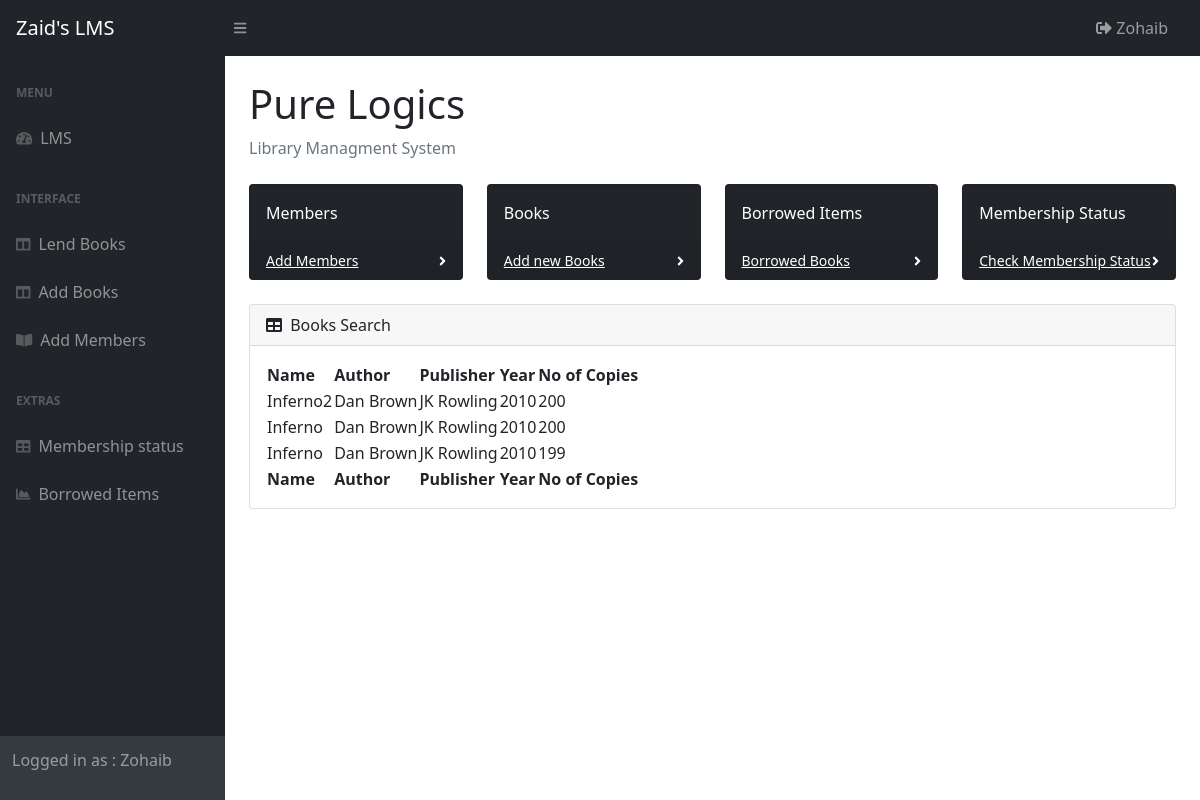
The page /index.php (signed in) on the database its author committed.
### tables this page shows
CREATE TABLE `books` (
  `book_id` int(11) NOT NULL,
  `title` varchar(255) NOT NULL,
  `year` int(11) NOT NULL,
  `genre` varchar(255) NOT NULL,
  `author_name` varchar(255) NOT NULL,
  `publisher_name` varchar(255) NOT NULL,
  `no_of_copies` int(11) NOT NULL,
  `created_at` timestamp NOT NULL DEFAULT CURRENT_TIMESTAMP
);

### index.php (the view, shortened to what this page needs)
<?php
    include 'include/connection.php';
?>
<!DOCTYPE html>
<html lang="en">
    <head>
        <link href="https://cdn.jsdelivr.net/npm/simple-datatables@latest/dist/style.css" rel="stylesheet" />
        <link href="css/styles.css" rel="stylesheet" />
    </head>
    <body class="sb-nav-fixed">
        <?php include 'include/navigationbar.php'; ?>
        <div id="layoutSidenav">
                <?php include 'include/sidebar.php'; ?>
            </div>
            <div id="layoutSidenav_content">
                <main>
                    <div class="container-fluid px-4">
                        <h1 class="mt-4">Pure Logics </h1>
                        <ol class="breadcrumb mb-4">
                            <li class="breadcrumb-item active">Library Managment System</li>
                        </ol>
                        <?php echo $_SESSION['lms']['member_type'] == 'Admin' ? '
                        <div class="row">
                            <div class="col-xl-3 col-md-6">
                                <div class="card bg-dark text-white mb-4">
                                    <div class="card-body"></i>Members</div>
                                    <div class="card-footer d-flex align-items-center justify-content-between">
                                        <a class="small text-white stretched-link" href="members.php" > Add Members</a>
                                        <div class="small text-white"><i class="fas fa-angle-right"></i></div>
                                    </div>
                                </div>
                            </div>
                            <div class="col-xl-3 col-md-6">
                                <div class="card bg-dark text-white mb-4">
                                    <div class="card-body">Books</div>
                                    <div class="card-footer d-flex align-items-center justify-content-between">
                                        <a class="small text-white stretched-link" href="books.php">Add new Books</a>
                                        <div class="small text-white"><i class="fas fa-angle-right"></i></div>
                                    </div>
                                </div>
                            </div>
                            <div class="col-xl-3 col-md-6">
                                <div class="card bg-dark text-white mb-4">
                                    <div class="card-body">Borrowed Items</div>
                                    <div class="card-footer d-flex align-items-center justify-content-between">
                                        <a class="small text-white stretched-link" href="borrowed_books.php">Borrowed Books</a>
                                        <div class="small text-white"><i class="fas fa-angle-right"></i></div>
                                    </div>
                                </div>
                            </div>
                            <div class="col-xl-3 col-md-6">
                                <div class="card bg-dark text-white mb-4">
                                    <div class="card-body">Membership Status</div>
                                    <div class="card-footer d-flex align-items-center justify-content-between">
                                        <a class="small text-white stretched-link" href="member_status.php">Check Membership Status</a>
                                        <div class="small text-white"><i class="fas fa-angle-right"></i></div>
                                    </div>
                                </div>
                            </div>
                        </div>' : ''; ?>
                        <?php
                        $sql = 'SELECT * FROM books ORDER BY created_at';
                        $result = mysqli_query($conn, $sql);
                        $books = mysqli_fetch_all($result, MYSQL_ASSOC);
                        ?>
                        <div class="card mb-4">
                            <div class="card-header">
                                <i class="fas fa-table me-1"></i>
                                Books Search
                            </div>
                            <div class="card-body">
                                <table id="datatablesSimple">
                                    <thead>
                                        <tr>
                                            <th>Name</th>
                                            <th>Author</th>
                                            <th>Publisher</th>
                                            <th>Year</th>
                                            <th>No of Copies</th>
                                        </tr>
                                    </thead>
                                    <tfoot>
                                        <tr>
                                            <th>Name</th>
                                            <th>Author</th>
                                            <th>Publisher</th>
                                            <th>Year</th>
                                            <th>No of Copies</th>
                                        </tr>
                                    </tfoot>
                                    <tbody>
                                    <?php foreach ($books as $book){ ?>
                                        <tr>
                                            <td><?php echo($book['title']); ?></td>
                                            <td><?php echo($book['author_name']); ?></td>
                                            <td><?php echo($book['publisher_name']); ?></td>
                                            <td><?php echo($book['year']); ?></td>
                                            <td><?php echo($book['no_of_copies']); ?></td>
                                        </tr>
                                        <?php }?>
                                    </tbody>
                                </table>
                            </div>
                        </div>
                    </div>
                </main>
            </div>
        </div>
    </body>
</html>

### rows shown on the page
books: title "Inferno2", author_name "Dan Brown", publisher_name "JK Rowling", year "2010", no_of_copies "200"
books: title "Inferno", author_name "Dan Brown", publisher_name "JK Rowling", year "2010", no_of_copies "200"
books: title "Inferno", author_name "Dan Brown", publisher_name "JK Rowling", year "2010", no_of_copies "199"
